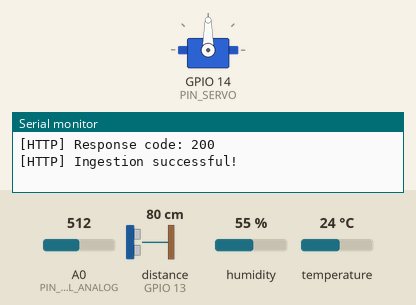
Recording of a sketch running on a simulated ESP8266 (NodeMCU). Parts: servo, the last lines printed to the serial monitor. Wiring (inferred from the names in the program): ultrasonic range finder: trigger GPIO 12; echo GPIO 13. The inputs (shaded band) are chosen by the test bench; at power-on: distance to the obstacle (sensor on GPIO 13) 80 cm, A0 (PIN_SOIL_ANALOG) = 512, humidity 55 %, temperature 24 °C. The echo pulse lasts 58.3 µs per cm; WiFi joins after 1.5 s; servers stay silent unless stated; uploads are accepted with an empty reply.

Above: at 7.1 s.
7.2 s: distance to the obstacle (sensor on GPIO 13) set to 18 cm
At 10.15 s:
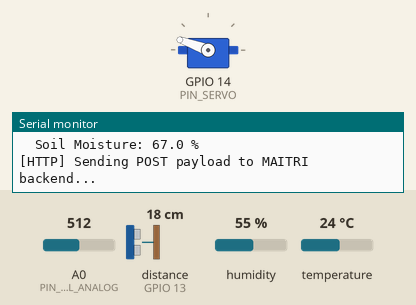
10.7 s: distance to the obstacle (sensor on GPIO 13) set to 22 cm
Timing chart, 0 to 20.2 s (numbered marks = the images above; inputs shaded):
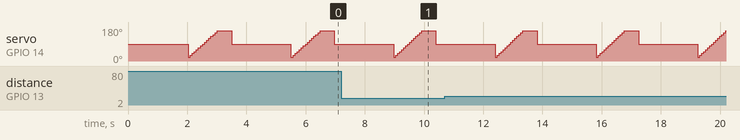

Measured:
- by itself, servo on GPIO 14 (PIN_SERVO): repeats every 3.4 s: 30° 0.07 s, 40° 0.07 s, 50° 0.07 s, 60° 0.07 s, 70° 0.07 s, 80° 0.07 s, 90° 0.07 s, 100° 0.07 s, 110° 0.07 s, 120° 0.07 s, 130° 0.07 s, 140° 0.07 s, 150° 0.07 s, 160° 0.48 s, 90° 2.0 s, 20° 0.07 s

The sketch:

maitri_esp8266_node.ino
```cpp
/**
 * ============================================================================
 * MAITRI Smart Agriculture - IoT Edge Node
 * Controller: ESP8266 NodeMCU
 * ============================================================================
 * Features:
 *  - Ambient Temperature & Humidity via DHT22
 *  - In-situ Soil Moisture via Analog Capacitive/Resistive Probe (A0)
 *  - Ultrasonic Obstacle Scanning via HC-SR04 mounted on SG90 / MG90S Servo
 *  - Sweep from 20° to 160° in 10° steps
 *  - Real-time safety status classification (CLEAR, OBJECT DETECTED, WARNING, VERY CLOSE)
 *  - Serialized JSON transmission via HTTP POST to FastAPI backend over LAN Wi-Fi
 *  - Automatic non-blocking Wi-Fi reconnection & sensor fault tolerance
 * ============================================================================
 * Required Arduino Libraries:
 *  1. ESP8266WiFi (Built-in with ESP8266 core)
 *  2. ESP8266HTTPClient (Built-in with ESP8266 core)
 *  3. Servo (Built-in)
 *  4. DHT sensor library by Adafruit
 *  5. Adafruit Unified Sensor
 *  6. ArduinoJson (v6 or v7) by Benoit Blanchon
 * ============================================================================
 */

#include <ESP8266WiFi.h>
#include <ESP8266HTTPClient.h>
#include <WiFiClient.h>
#include <Servo.h>
#include <DHT.h>
#include <ArduinoJson.h>

// ============================================================================
// 1. HARDWARE PIN CONFIGURATION (Configurable)
// ============================================================================
#define PIN_DHT22         4    // NodeMCU D2 (GPIO4)
#define PIN_SOIL_ANALOG   A0   // NodeMCU A0 (ADC0)
#define PIN_SERVO         14   // NodeMCU D5 (GPIO14)
#define PIN_HCSR04_TRIG   12   // NodeMCU D6 (GPIO12)
#define PIN_HCSR04_ECHO   13   // NodeMCU D7 (GPIO13)

#define DHT_TYPE          DHT22

// ============================================================================
// 2. NETWORK & SERVER CONFIGURATION
// ============================================================================
// Put your Wi-Fi credentials here (PC Mobile Hotspot or Home/Phone Wi-Fi)
const char* WIFI_SSID     = "YOUR_WIFI_SSID";
const char* WIFI_PASSWORD = "YOUR_WIFI_PASSWORD";

// OPTION A (Active Windows Mobile Hotspot - Recommended):
// When ESP8266 connects to your Windows Mobile Hotspot, the PC's IP is 192.168.137.1
const char* SERVER_URL    = "http://192.168.137.1:8000/api/iot/sensor-data";

// OPTION B (Home / Phone Wi-Fi 'vivo Y400 Pro 5G'):
// When ESP8266 connects to your Phone/Home Wi-Fi router, use your PC's Wi-Fi IP:
// const char* SERVER_URL = "http://10.38.2.70:8000/api/iot/sensor-data";

// Device Identification
const char* DEVICE_ID       = "MAITRI_ESP8266_01";
const char* CONTROLLER_TYPE = "ESP8266";

// ============================================================================
// 3. RADAR & SENSOR SCAN CONFIGURATION
// ============================================================================
const int SCAN_START_ANGLE = 20;   // Sweep start angle (degrees)
const int SCAN_END_ANGLE   = 160;  // Sweep end angle (degrees)
const int SCAN_STEP_DEG    = 10;   // Angle step (degrees)
const int SERVO_SETTLE_MS  = 65;   // Delay for servo stabilization before ping
const int SWEEP_PAUSE_MS   = 2000; // Pause between complete sweep cycles

// Safety Distance Thresholds (in cm)
const float THRESHOLD_CLEAR    = 100.0; // > 100cm = CLEAR
const float THRESHOLD_WARNING  = 50.0;  // 20cm < dist <= 50cm = WARNING (50 < dist <= 100 = OBJECT DETECTED)
const float THRESHOLD_CRITICAL = 20.0;  // <= 20cm = VERY CLOSE

// Soil Moisture Calibration (Raw ADC 0-1023)
// In air (dry): ~800-1024, In water (wet): ~300-450
const int SOIL_AIR_VALUE   = 850;
const int SOIL_WATER_VALUE = 350;

// ============================================================================
// GLOBAL OBJECTS
// ============================================================================
DHT dht(PIN_DHT22, DHT_TYPE);
Servo radarServo;
WiFiClient wifiClient;

// Structure for storing scan point telemetry
struct ScanPoint {
  int angle;
  float distance;
  bool object_detected;
  const char* status;
};

const int MAX_POINTS = ((SCAN_END_ANGLE - SCAN_START_ANGLE) / SCAN_STEP_DEG) + 1;
ScanPoint scanBuffer[MAX_POINTS];
int pointCount = 0;

// ============================================================================
// HELPER: Connect / Reconnect Wi-Fi
// ============================================================================
void connectWiFi() {
  if (WiFi.status() == WL_CONNECTED) return;

  Serial.println();
  Serial.print("[WiFi] Connecting to: ");
  Serial.println(WIFI_SSID);

  WiFi.mode(WIFI_STA);
  WiFi.begin(WIFI_SSID, WIFI_PASSWORD);

  int attempts = 0;
  while (WiFi.status() != WL_CONNECTED && attempts < 25) {
    delay(500);
    Serial.print(".");
    attempts++;
  }

  if (WiFi.status() == WL_CONNECTED) {
    Serial.println();
    Serial.println("[WiFi] Connected successfully!");
    Serial.print("[WiFi] ESP8266 IP Address: ");
    Serial.println(WiFi.localIP());
  } else {
    Serial.println();
    Serial.println("[WiFi] Connection timeout. Will retry next cycle.");
  }
}

// ============================================================================
// HELPER: Measure Ultrasonic Distance (HC-SR04)
// ============================================================================
float measureDistanceCm() {
  // Clear trigger pin
  digitalWrite(PIN_HCSR04_TRIG, LOW);
  delayMicroseconds(4);

  // Send 10 microsecond HIGH pulse
  digitalWrite(PIN_HCSR04_TRIG, HIGH);
  delayMicroseconds(10);
  digitalWrite(PIN_HCSR04_TRIG, LOW);

  // Measure pulse duration on ECHO pin with 25ms timeout (~4.2 meters max)
  unsigned long duration = pulseIn(PIN_HCSR04_ECHO, HIGH, 25000);

  if (duration == 0) {
    // No echo received / out of range
    return -1.0;
  }

  // Speed of sound: 343 m/s = 0.0343 cm/microsecond.
  // Distance = (Duration * 0.0343) / 2
  float distanceCm = (duration * 0.0343) / 2.0;

  if (distanceCm > 400.0 || distanceCm < 2.0) {
    return -1.0;
  }

  return distanceCm;
}

// ============================================================================
// HELPER: Classify Distance Status
// ============================================================================
const char* classifyStatus(float distance, bool &detected) {
  if (distance <= 0.0) {
    detected = false;
    return "NO READING";
  }
  if (distance > THRESHOLD_CLEAR) {
    detected = false;
    return "CLEAR";
  } else if (distance > THRESHOLD_WARNING) {
    detected = true;
    return "OBJECT DETECTED";
  } else if (distance > THRESHOLD_CRITICAL) {
    detected = true;
    return "WARNING";
  } else {
    detected = true;
    return "VERY CLOSE";
  }
}

// ============================================================================
// HELPER: Read Calibrated Soil Moisture (0% to 100%)
// ============================================================================
float readSoilMoisturePercent() {
  int raw = analogRead(PIN_SOIL_ANALOG);
  // Map raw inverted value (higher raw = drier soil)
  float percent = map(raw, SOIL_AIR_VALUE, SOIL_WATER_VALUE, 0, 100);
  if (percent < 0.0) percent = 0.0;
  if (percent > 100.0) percent = 100.0;
  return percent;
}

// ============================================================================
// HELPER: Send JSON Telemetry to Backend
// ============================================================================
void sendTelemetry(float temp, float hum, float soil) {
  if (WiFi.status() != WL_CONNECTED) {
    Serial.println("[HTTP] Wi-Fi offline. Skipping transmission.");
    return;
  }

  HTTPClient http;
  http.begin(wifiClient, SERVER_URL);
  http.addHeader("Content-Type", "application/json");

  // Dynamic JSON document sizing (supports up to 25 scan points)
  DynamicJsonDocument doc(4096);
  doc["device_id"] = DEVICE_ID;
  doc["controller_type"] = CONTROLLER_TYPE;

  if (!isnan(temp)) doc["temperature"] = serialized(String(temp, 1));
  else doc["temperature"] = nullptr;

  if (!isnan(hum)) doc["humidity"] = serialized(String(hum, 1));
  else doc["humidity"] = nullptr;

  doc["soil_moisture"] = serialized(String(soil, 1));

  JsonArray scanArr = doc.createNestedArray("scan");
  for (int i = 0; i < pointCount; i++) {
    JsonObject pt = scanArr.createNestedObject();
    pt["angle"] = scanBuffer[i].angle;
    if (scanBuffer[i].distance > 0.0) {
      pt["distance"] = serialized(String(scanBuffer[i].distance, 1));
    } else {
      pt["distance"] = nullptr;
    }
    pt["object_detected"] = scanBuffer[i].object_detected;
    pt["status"] = scanBuffer[i].status;
  }

  String jsonString;
  serializeJson(doc, jsonString);

  Serial.println("[HTTP] Sending POST payload to MAITRI backend...");
  int httpCode = http.POST(jsonString);

  if (httpCode > 0) {
    Serial.print("[HTTP] Response code: ");
    Serial.println(httpCode);
    if (httpCode == HTTP_CODE_CREATED || httpCode == HTTP_CODE_OK) {
      String response = http.getString();
      Serial.println("[HTTP] Ingestion successful!");
    }
  } else {
    Serial.print("[HTTP] POST failed, error: ");
    Serial.println(http.errorToString(httpCode).c_str());
  }

  http.end();
}

// ============================================================================
// SETUP
// ============================================================================
void setup() {
  Serial.begin(115200);
  delay(500);

  Serial.println();
  Serial.println("==================================================");
  Serial.println("   MAITRI SMART AGRICULTURE - ESP8266 NODE        ");
  Serial.println("==================================================");

  // Pin Modes
  pinMode(PIN_HCSR04_TRIG, OUTPUT);
  pinMode(PIN_HCSR04_ECHO, INPUT);
  pinMode(PIN_SOIL_ANALOG, INPUT);

  // Initialize Sensors & Actuators
  dht.begin();
  radarServo.attach(PIN_SERVO);
  radarServo.write(90); // Center servo

  Serial.println("[INIT] Sensors and Servo initialized.");

  // Connect to Wi-Fi
  connectWiFi();
}

// ============================================================================
// MAIN LOOP
// ============================================================================
void loop() {
  // Ensure Wi-Fi is active
  if (WiFi.status() != WL_CONNECTED) {
    connectWiFi();
  }

  Serial.println("\n--------------------------------------------------");
  Serial.println("[SWEEP] Beginning Ultrasonic Radar Scan (20° -> 160°)...");

  pointCount = 0;

  // 1. Forward Radar Sweep: 20° to 160°
  for (int angle = SCAN_START_ANGLE; angle <= SCAN_END_ANGLE; angle += SCAN_STEP_DEG) {
    radarServo.write(angle);
    delay(SERVO_SETTLE_MS);

    float dist = measureDistanceCm();
    bool detected = false;
    const char* status = classifyStatus(dist, detected);

    scanBuffer[pointCount].angle = angle;
    scanBuffer[pointCount].distance = dist;
    scanBuffer[pointCount].object_detected = detected;
    scanBuffer[pointCount].status = status;

    Serial.print("  [Angle ");
    Serial.print(angle);
    Serial.print("°] Distance: ");
    if (dist > 0) {
      Serial.print(dist, 1);
      Serial.print(" cm");
    } else {
      Serial.print("NO ECHO");
    }
    Serial.print(" | Status: ");
    Serial.println(status);

    pointCount++;
  }

  // 2. Read Environmental Sensors
  float temperature = dht.readTemperature();
  float humidity    = dht.readHumidity();
  float soilMoisture = readSoilMoisturePercent();

  Serial.println("[ENV] Environmental Telemetry:");
  Serial.print("  Temperature  : ");
  if (!isnan(temperature)) {
    Serial.print(temperature, 1);
    Serial.println(" °C");
  } else {
    Serial.println("DHT22 Error (NaN)");
  }

  Serial.print("  Humidity     : ");
  if (!isnan(humidity)) {
    Serial.print(humidity, 1);
    Serial.println(" %");
  } else {
    Serial.println("DHT22 Error (NaN)");
  }

  Serial.print("  Soil Moisture: ");
  Serial.print(soilMoisture, 1);
  Serial.println(" %");

  // 3. Transmit complete payload to MAITRI Backend
  sendTelemetry(temperature, humidity, soilMoisture);

  // 4. Return Servo smoothly to 90° center
  delay(200);
  radarServo.write(90);

  // 5. Pause before next sweep cycle
  delay(SWEEP_PAUSE_MS);
}
```
